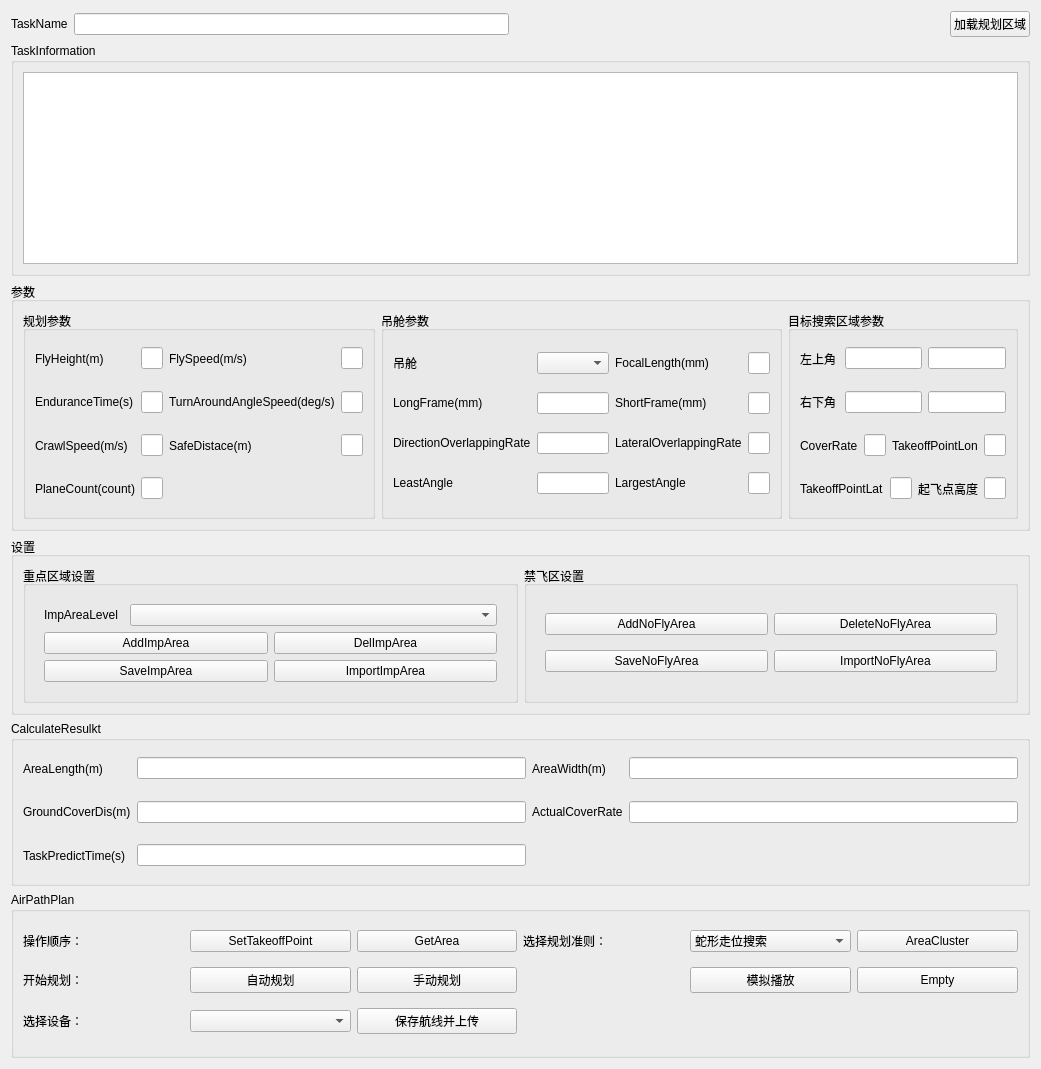
<?xml version="1.0" encoding="UTF-8"?>
<ui version="4.0">
 <class>RoutePlanningDialog</class>
 <widget class="QWidget" name="RoutePlanningDialog">
  <property name="geometry">
   <rect>
    <x>0</x>
    <y>0</y>
    <width>972</width>
    <height>1069</height>
   </rect>
  </property>
  <property name="sizePolicy">
   <sizepolicy hsizetype="Ignored" vsizetype="Ignored">
    <horstretch>0</horstretch>
    <verstretch>0</verstretch>
   </sizepolicy>
  </property>
  <property name="windowTitle">
   <string>Dialog</string>
  </property>
  <layout class="QGridLayout" name="gridLayout_16" rowstretch="1,0,3,2,2,2">
   <item row="0" column="0">
    <layout class="QHBoxLayout" name="horizontalLayout_8">
     <item>
      <widget class="QLabel" name="lbActionName">
       <property name="text">
        <string>TaskName</string>
       </property>
      </widget>
     </item>
     <item>
      <widget class="QLineEdit" name="ledtActionName"/>
     </item>
     <item>
      <spacer name="horizontalSpacer">
       <property name="orientation">
        <enum>Qt::Horizontal</enum>
       </property>
       <property name="sizeHint" stdset="0">
        <size>
         <width>110</width>
         <height>20</height>
        </size>
       </property>
      </spacer>
     </item>
     <item>
      <widget class="QPushButton" name="pbtnLoadMission">
       <property name="text">
        <string>加载规划区域</string>
       </property>
      </widget>
     </item>
    </layout>
   </item>
   <item row="1" column="0">
    <widget class="QGroupBox" name="groupBox_5">
     <property name="title">
      <string>TaskInformation</string>
     </property>
     <layout class="QGridLayout" name="gridLayout_8">
      <item row="0" column="0">
       <widget class="QTextEdit" name="tedtMissionInfo"/>
      </item>
     </layout>
    </widget>
   </item>
   <item row="2" column="0">
    <widget class="QGroupBox" name="groupBox">
     <property name="sizePolicy">
      <sizepolicy hsizetype="Preferred" vsizetype="Expanding">
       <horstretch>0</horstretch>
       <verstretch>0</verstretch>
      </sizepolicy>
     </property>
     <property name="title">
      <string>参数</string>
     </property>
     <layout class="QGridLayout" name="gridLayout_14">
      <item row="0" column="0">
       <widget class="QGroupBox" name="groupBox_6">
        <property name="title">
         <string>规划参数</string>
        </property>
        <layout class="QGridLayout" name="gridLayout_11">
         <item row="0" column="0">
          <layout class="QGridLayout" name="gridLayout_2">
           <item row="0" column="1">
            <widget class="QLineEdit" name="ledtUavCruiseHeight"/>
           </item>
           <item row="0" column="2">
            <widget class="QLabel" name="lbspeed">
             <property name="text">
              <string>FlySpeed(m/s)</string>
             </property>
            </widget>
           </item>
           <item row="0" column="0">
            <widget class="QLabel" name="lbUavCruiseHeight">
             <property name="sizePolicy">
              <sizepolicy hsizetype="Preferred" vsizetype="Expanding">
               <horstretch>0</horstretch>
               <verstretch>0</verstretch>
              </sizepolicy>
             </property>
             <property name="text">
              <string>FlyHeight(m)</string>
             </property>
            </widget>
           </item>
           <item row="2" column="0">
            <widget class="QLabel" name="lbUpSpeed">
             <property name="sizePolicy">
              <sizepolicy hsizetype="Preferred" vsizetype="Expanding">
               <horstretch>0</horstretch>
               <verstretch>0</verstretch>
              </sizepolicy>
             </property>
             <property name="text">
              <string>CrawlSpeed(m/s)</string>
             </property>
            </widget>
           </item>
           <item row="2" column="1">
            <widget class="QLineEdit" name="ledtUpSpeed"/>
           </item>
           <item row="2" column="2">
            <widget class="QLabel" name="lbsafeDis">
             <property name="text">
              <string>SafeDistace(m)</string>
             </property>
            </widget>
           </item>
           <item row="1" column="0">
            <widget class="QLabel" name="lbflyTime">
             <property name="sizePolicy">
              <sizepolicy hsizetype="Preferred" vsizetype="MinimumExpanding">
               <horstretch>0</horstretch>
               <verstretch>0</verstretch>
              </sizepolicy>
             </property>
             <property name="text">
              <string>EnduranceTime(s)</string>
             </property>
            </widget>
           </item>
           <item row="2" column="3">
            <widget class="QLineEdit" name="ledtsafeDis"/>
           </item>
           <item row="1" column="1">
            <widget class="QLineEdit" name="ledtflyTime"/>
           </item>
           <item row="1" column="3">
            <widget class="QLineEdit" name="ledtAngularSpeed"/>
           </item>
           <item row="1" column="2">
            <widget class="QLabel" name="lbAngularSpeed">
             <property name="text">
              <string>TurnAroundAngleSpeed(deg/s)</string>
             </property>
            </widget>
           </item>
           <item row="0" column="3">
            <widget class="QLineEdit" name="ledtspeed"/>
           </item>
           <item row="3" column="0">
            <widget class="QLabel" name="lbuavNum">
             <property name="sizePolicy">
              <sizepolicy hsizetype="Preferred" vsizetype="Expanding">
               <horstretch>0</horstretch>
               <verstretch>0</verstretch>
              </sizepolicy>
             </property>
             <property name="text">
              <string>PlaneCount(count)</string>
             </property>
            </widget>
           </item>
           <item row="3" column="1">
            <widget class="QLineEdit" name="ledtuavNum"/>
           </item>
          </layout>
         </item>
        </layout>
       </widget>
      </item>
      <item row="0" column="1">
       <widget class="QGroupBox" name="groupBox_7">
        <property name="title">
         <string>吊舱参数</string>
        </property>
        <layout class="QGridLayout" name="gridLayout">
         <item row="0" column="0">
          <widget class="QLabel" name="lbdiaocang">
           <property name="text">
            <string>吊舱</string>
           </property>
          </widget>
         </item>
         <item row="0" column="1">
          <widget class="QComboBox" name="cbdiaocang"/>
         </item>
         <item row="0" column="2">
          <widget class="QLabel" name="lbFocalDis">
           <property name="text">
            <string>FocalLength(mm)</string>
           </property>
          </widget>
         </item>
         <item row="0" column="3">
          <widget class="QLineEdit" name="ledtFocalDis"/>
         </item>
         <item row="1" column="0">
          <widget class="QLabel" name="lbPicLength">
           <property name="text">
            <string>LongFrame(mm)</string>
           </property>
          </widget>
         </item>
         <item row="1" column="1">
          <widget class="QLineEdit" name="ledtPicLength"/>
         </item>
         <item row="1" column="2">
          <widget class="QLabel" name="lbPicWidth">
           <property name="text">
            <string>ShortFrame(mm)</string>
           </property>
          </widget>
         </item>
         <item row="1" column="3">
          <widget class="QLineEdit" name="ledtPicWidth"/>
         </item>
         <item row="2" column="0">
          <widget class="QLabel" name="lbHeadingOverlap">
           <property name="text">
            <string>DirectionOverlappingRate</string>
           </property>
          </widget>
         </item>
         <item row="2" column="1">
          <widget class="QLineEdit" name="ledtHeadingOverlap"/>
         </item>
         <item row="2" column="2">
          <widget class="QLabel" name="lbSideOverLap">
           <property name="text">
            <string>LateralOverlappingRate</string>
           </property>
          </widget>
         </item>
         <item row="2" column="3">
          <widget class="QLineEdit" name="ledtSideOverlap"/>
         </item>
         <item row="3" column="0">
          <widget class="QLabel" name="lbMinAngle">
           <property name="text">
            <string>LeastAngle</string>
           </property>
          </widget>
         </item>
         <item row="3" column="1">
          <widget class="QLineEdit" name="ledtMinAngle"/>
         </item>
         <item row="3" column="2">
          <widget class="QLabel" name="lbMaxAngle">
           <property name="text">
            <string>LargestAngle</string>
           </property>
          </widget>
         </item>
         <item row="3" column="3">
          <widget class="QLineEdit" name="ledtMaxAngle"/>
         </item>
        </layout>
       </widget>
      </item>
      <item row="0" column="2">
       <widget class="QGroupBox" name="groupBox_8">
        <property name="title">
         <string>目标搜索区域参数</string>
        </property>
        <layout class="QGridLayout" name="gridLayout_19">
         <item row="0" column="0">
          <layout class="QGridLayout" name="gridLayout_4" columnstretch="2,4,4">
           <item row="0" column="0">
            <widget class="QLabel" name="lbLeftUp">
             <property name="sizePolicy">
              <sizepolicy hsizetype="Preferred" vsizetype="Expanding">
               <horstretch>0</horstretch>
               <verstretch>0</verstretch>
              </sizepolicy>
             </property>
             <property name="text">
              <string>左上角</string>
             </property>
            </widget>
           </item>
           <item row="0" column="1">
            <widget class="QLineEdit" name="ledtLeftUpLon"/>
           </item>
           <item row="0" column="2">
            <widget class="QLineEdit" name="ledtLeftUpLat"/>
           </item>
          </layout>
         </item>
         <item row="1" column="0">
          <layout class="QGridLayout" name="gridLayout_13" columnstretch="2,4,4">
           <item row="0" column="0">
            <widget class="QLabel" name="lbRightDown">
             <property name="sizePolicy">
              <sizepolicy hsizetype="Preferred" vsizetype="Expanding">
               <horstretch>0</horstretch>
               <verstretch>0</verstretch>
              </sizepolicy>
             </property>
             <property name="text">
              <string>右下角</string>
             </property>
            </widget>
           </item>
           <item row="0" column="1">
            <widget class="QLineEdit" name="ledtRightDownLon"/>
           </item>
           <item row="0" column="2">
            <widget class="QLineEdit" name="ledtRightDownLat"/>
           </item>
          </layout>
         </item>
         <item row="2" column="0">
          <layout class="QGridLayout" name="gridLayout_17" columnstretch="2,3,2,3">
           <item row="0" column="0">
            <widget class="QLabel" name="lbCoverRate">
             <property name="sizePolicy">
              <sizepolicy hsizetype="Preferred" vsizetype="Expanding">
               <horstretch>0</horstretch>
               <verstretch>0</verstretch>
              </sizepolicy>
             </property>
             <property name="text">
              <string>CoverRate</string>
             </property>
            </widget>
           </item>
           <item row="0" column="1">
            <widget class="QLineEdit" name="letdCoverRate"/>
           </item>
           <item row="0" column="2">
            <widget class="QLabel" name="lbCurposLon">
             <property name="sizePolicy">
              <sizepolicy hsizetype="Preferred" vsizetype="Expanding">
               <horstretch>0</horstretch>
               <verstretch>0</verstretch>
              </sizepolicy>
             </property>
             <property name="text">
              <string>TakeoffPointLon</string>
             </property>
            </widget>
           </item>
           <item row="0" column="3">
            <widget class="QLineEdit" name="ledtCurposLon"/>
           </item>
          </layout>
         </item>
         <item row="3" column="0">
          <layout class="QGridLayout" name="gridLayout_18" columnstretch="2,3,2,3">
           <item row="0" column="0">
            <widget class="QLabel" name="lbCurposLat">
             <property name="sizePolicy">
              <sizepolicy hsizetype="Preferred" vsizetype="Expanding">
               <horstretch>0</horstretch>
               <verstretch>0</verstretch>
              </sizepolicy>
             </property>
             <property name="text">
              <string>TakeoffPointLat</string>
             </property>
            </widget>
           </item>
           <item row="0" column="1">
            <widget class="QLineEdit" name="ledtCurposLat"/>
           </item>
           <item row="0" column="2">
            <widget class="QLabel" name="lbCurposHei">
             <property name="sizePolicy">
              <sizepolicy hsizetype="Preferred" vsizetype="Expanding">
               <horstretch>0</horstretch>
               <verstretch>0</verstretch>
              </sizepolicy>
             </property>
             <property name="text">
              <string>起飞点高度</string>
             </property>
            </widget>
           </item>
           <item row="0" column="3">
            <widget class="QLineEdit" name="ledtCurposHei"/>
           </item>
          </layout>
         </item>
        </layout>
       </widget>
      </item>
     </layout>
    </widget>
   </item>
   <item row="3" column="0">
    <widget class="QGroupBox" name="groupBox_2">
     <property name="title">
      <string>设置</string>
     </property>
     <layout class="QGridLayout" name="gridLayout_15">
      <item row="0" column="0">
       <widget class="QGroupBox" name="groupBox_9">
        <property name="title">
         <string>重点区域设置</string>
        </property>
        <layout class="QGridLayout" name="gridLayout_9">
         <item row="0" column="0">
          <widget class="QWidget" name="widget" native="true">
           <layout class="QGridLayout" name="gridLayout_7">
            <item row="0" column="0" colspan="2">
             <layout class="QHBoxLayout" name="horizontalLayout" stretch="1,9">
              <property name="spacing">
               <number>12</number>
              </property>
              <item>
               <widget class="QLabel" name="lbimportanceLevel">
                <property name="text">
                 <string>ImpAreaLevel</string>
                </property>
               </widget>
              </item>
              <item>
               <widget class="QComboBox" name="cbximportanceLevel"/>
              </item>
             </layout>
            </item>
            <item row="1" column="0">
             <widget class="QPushButton" name="pbtnAddImpArea">
              <property name="text">
               <string>AddImpArea</string>
              </property>
             </widget>
            </item>
            <item row="1" column="1">
             <widget class="QPushButton" name="pbtnDelImpArea">
              <property name="text">
               <string>DelImpArea</string>
              </property>
             </widget>
            </item>
            <item row="2" column="0">
             <widget class="QPushButton" name="pbtnSaveImpArea">
              <property name="text">
               <string>SaveImpArea</string>
              </property>
             </widget>
            </item>
            <item row="2" column="1">
             <widget class="QPushButton" name="pbtnImportImpArea">
              <property name="text">
               <string>ImportImpArea</string>
              </property>
             </widget>
            </item>
           </layout>
          </widget>
         </item>
        </layout>
       </widget>
      </item>
      <item row="0" column="1">
       <widget class="QGroupBox" name="groupBox_10">
        <property name="title">
         <string>禁飞区设置</string>
        </property>
        <layout class="QGridLayout" name="gridLayout_10">
         <item row="0" column="0">
          <widget class="QWidget" name="gbxno_flyArea" native="true">
           <layout class="QGridLayout" name="gridLayout_6">
            <item row="0" column="0">
             <widget class="QPushButton" name="pbtnAddnoFlyArea">
              <property name="text">
               <string>AddNoFlyArea</string>
              </property>
             </widget>
            </item>
            <item row="0" column="1">
             <widget class="QPushButton" name="pbtnDeletenoflyArea">
              <property name="text">
               <string>DeleteNoFlyArea</string>
              </property>
             </widget>
            </item>
            <item row="1" column="1">
             <widget class="QPushButton" name="pbtnImportnoFlyArea">
              <property name="text">
               <string>ImportNoFlyArea</string>
              </property>
             </widget>
            </item>
            <item row="1" column="0">
             <widget class="QPushButton" name="pbtnSavenoFlyArea">
              <property name="text">
               <string>SaveNoFlyArea</string>
              </property>
             </widget>
            </item>
           </layout>
          </widget>
         </item>
        </layout>
       </widget>
      </item>
     </layout>
    </widget>
   </item>
   <item row="4" column="0">
    <widget class="QGroupBox" name="groupBox_3">
     <property name="title">
      <string>CalculateResulkt</string>
     </property>
     <layout class="QVBoxLayout" name="verticalLayout_6">
      <item>
       <layout class="QGridLayout" name="gridLayout_5">
        <item row="0" column="1">
         <widget class="QLineEdit" name="ledtAreaLength"/>
        </item>
        <item row="0" column="3">
         <widget class="QLineEdit" name="ledtAreaWidth"/>
        </item>
        <item row="0" column="2">
         <widget class="QLabel" name="lbAreaWidth">
          <property name="sizePolicy">
           <sizepolicy hsizetype="Preferred" vsizetype="Expanding">
            <horstretch>0</horstretch>
            <verstretch>0</verstretch>
           </sizepolicy>
          </property>
          <property name="text">
           <string>AreaWidth(m)</string>
          </property>
         </widget>
        </item>
        <item row="1" column="2">
         <widget class="QLabel" name="lbRealCoverRate">
          <property name="sizePolicy">
           <sizepolicy hsizetype="Preferred" vsizetype="Expanding">
            <horstretch>0</horstretch>
            <verstretch>0</verstretch>
           </sizepolicy>
          </property>
          <property name="text">
           <string>ActualCoverRate</string>
          </property>
         </widget>
        </item>
        <item row="1" column="3">
         <widget class="QLineEdit" name="ledtRealCoverRate"/>
        </item>
        <item row="1" column="1">
         <widget class="QLineEdit" name="ledtgridWidth"/>
        </item>
        <item row="0" column="0">
         <widget class="QLabel" name="lbAreaLength">
          <property name="sizePolicy">
           <sizepolicy hsizetype="Preferred" vsizetype="Expanding">
            <horstretch>0</horstretch>
            <verstretch>0</verstretch>
           </sizepolicy>
          </property>
          <property name="text">
           <string>AreaLength(m)</string>
          </property>
         </widget>
        </item>
        <item row="1" column="0">
         <widget class="QLabel" name="lbgridWidth">
          <property name="sizePolicy">
           <sizepolicy hsizetype="Preferred" vsizetype="Expanding">
            <horstretch>0</horstretch>
            <verstretch>0</verstretch>
           </sizepolicy>
          </property>
          <property name="text">
           <string>GroundCoverDis(m)</string>
          </property>
         </widget>
        </item>
        <item row="2" column="0">
         <widget class="QLabel" name="lbflyTimeReamin">
          <property name="sizePolicy">
           <sizepolicy hsizetype="Preferred" vsizetype="Expanding">
            <horstretch>0</horstretch>
            <verstretch>0</verstretch>
           </sizepolicy>
          </property>
          <property name="text">
           <string>TaskPredictTime(s)</string>
          </property>
         </widget>
        </item>
        <item row="2" column="1">
         <widget class="QLineEdit" name="ledtFlyTimeRemain"/>
        </item>
       </layout>
      </item>
     </layout>
    </widget>
   </item>
   <item row="5" column="0">
    <widget class="QGroupBox" name="groupBox_4">
     <property name="title">
      <string>AirPathPlan</string>
     </property>
     <layout class="QGridLayout" name="gridLayout_3">
      <item row="0" column="0">
       <widget class="QLabel" name="label">
        <property name="text">
         <string>操作顺序：</string>
        </property>
       </widget>
      </item>
      <item row="0" column="1">
       <widget class="QPushButton" name="pbtnTakeOff">
        <property name="sizePolicy">
         <sizepolicy hsizetype="Minimum" vsizetype="Preferred">
          <horstretch>0</horstretch>
          <verstretch>0</verstretch>
         </sizepolicy>
        </property>
        <property name="text">
         <string>SetTakeoffPoint</string>
        </property>
       </widget>
      </item>
      <item row="0" column="2">
       <widget class="QPushButton" name="pbtnGetArea">
        <property name="sizePolicy">
         <sizepolicy hsizetype="Minimum" vsizetype="Preferred">
          <horstretch>0</horstretch>
          <verstretch>0</verstretch>
         </sizepolicy>
        </property>
        <property name="text">
         <string>GetArea</string>
        </property>
       </widget>
      </item>
      <item row="0" column="3">
       <widget class="QLabel" name="label_2">
        <property name="text">
         <string>选择规划准则：</string>
        </property>
       </widget>
      </item>
      <item row="0" column="4">
       <widget class="QComboBox" name="cbPlanWay">
        <item>
         <property name="text">
          <string>蛇形走位搜索</string>
         </property>
        </item>
        <item>
         <property name="text">
          <string>回形向内搜索</string>
         </property>
        </item>
       </widget>
      </item>
      <item row="0" column="5">
       <widget class="QPushButton" name="pbtnKmeans">
        <property name="text">
         <string>AreaCluster</string>
        </property>
       </widget>
      </item>
      <item row="1" column="0">
       <widget class="QLabel" name="label_3">
        <property name="text">
         <string>开始规划：</string>
        </property>
       </widget>
      </item>
      <item row="1" column="1">
       <widget class="QPushButton" name="pbtnPlanning">
        <property name="text">
         <string>自动规划</string>
        </property>
       </widget>
      </item>
      <item row="1" column="2">
       <widget class="QPushButton" name="pbthArticModify">
        <property name="text">
         <string>手动规划</string>
        </property>
       </widget>
      </item>
      <item row="1" column="4">
       <widget class="QPushButton" name="pbthDisplay">
        <property name="text">
         <string>模拟播放</string>
        </property>
       </widget>
      </item>
      <item row="1" column="5">
       <widget class="QPushButton" name="pbtnClearAll">
        <property name="sizePolicy">
         <sizepolicy hsizetype="Minimum" vsizetype="Preferred">
          <horstretch>0</horstretch>
          <verstretch>0</verstretch>
         </sizepolicy>
        </property>
        <property name="minimumSize">
         <size>
          <width>0</width>
          <height>0</height>
         </size>
        </property>
        <property name="maximumSize">
         <size>
          <width>16777215</width>
          <height>102</height>
         </size>
        </property>
        <property name="text">
         <string>Empty</string>
        </property>
       </widget>
      </item>
      <item row="2" column="0">
       <widget class="QLabel" name="label_5">
        <property name="text">
         <string>选择设备：</string>
        </property>
       </widget>
      </item>
      <item row="2" column="1">
       <widget class="QComboBox" name="comboBox_clooseEquip"/>
      </item>
      <item row="2" column="2">
       <widget class="QPushButton" name="pbtnAirLineUpLoad">
        <property name="text">
         <string>保存航线并上传</string>
        </property>
       </widget>
      </item>
     </layout>
    </widget>
   </item>
  </layout>
 </widget>
 <resources/>
 <connections/>
</ui>
